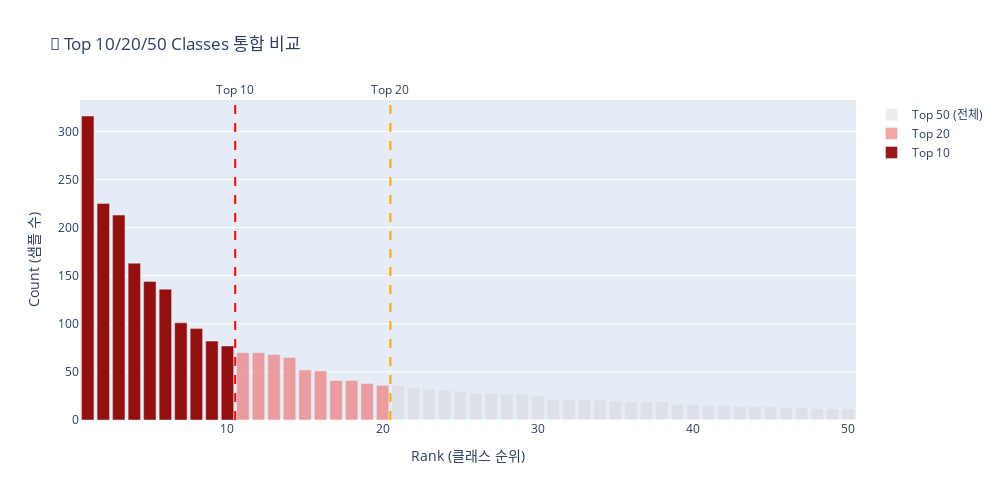

Write notebook code for a chart like this one.
### Code cell
# 1. 계단식(Waterfall) 스타일 비교 차트
fig_combined = go.Figure()

# 배경 (Top 50)
fig_combined.add_trace(go.Bar(
    x=list(range(1, 51)),
    y=top50_vals,
    name='Top 50 (전체)',
    marker_color='lightgray',
    opacity=0.4,
    hovertemplate='<b>Rank %{x}</b><br>Class ID: %{customdata}<br>Count: %{y}<extra></extra>',
    customdata=top50_ids
))

# 중간층 (Top 20)
fig_combined.add_trace(go.Bar(
    x=list(range(1, 21)),
    y=top20_vals,
    name='Top 20',
    marker_color='lightcoral',
    opacity=0.7,
    hovertemplate='<b>Rank %{x}</b><br>Class ID: %{customdata}<br>Count: %{y}<extra></extra>',
    customdata=top20_ids
))

# 최상위 (Top 10)
fig_combined.add_trace(go.Bar(
    x=list(range(1, 11)),
    y=top10_vals,
    name='Top 10',
    marker_color='darkred',
    opacity=0.9,
    hovertemplate='<b>Rank %{x}</b><br>Class ID: %{customdata}<br>Count: %{y}<br><b>Top 10!</b><extra></extra>',
    customdata=top10_ids
))

# 구분선 추가
fig_combined.add_vline(x=10.5, line_dash="dash", line_color="red", 
                      annotation_text="Top 10", annotation_position="top")
fig_combined.add_vline(x=20.5, line_dash="dash", line_color="orange", 
                      annotation_text="Top 20", annotation_position="top")

fig_combined.update_layout(
    title='🎯 Top 10/20/50 Classes 통합 비교',
    xaxis_title='Rank (클래스 순위)',
    yaxis_title='Count (샘플 수)',
    barmode='overlay',  # 오버레이 모드로 겹치기
    height=500,
    width=1000,
    showlegend=True,
    hovermode='x unified'
)

fig_combined.show()

### Figure 1 — Plotly figure (JSON) as saved in the notebook; plotly's stock layout.template omitted (floating-point values rounded to 4 significant figures)
{"data": [{"customdata": [102, 137, 55, 3, 53, 180, 123, 171, 125, 59, 28, 128, 42, 136, 32, 37, 95, 74, 64, 177, 112, 12, 1, 139, 141, 109, 132, 87, 144, 63, 62, 100, 33, 142, 36, 96, 160, 148, 27, 88, 29, 58, 11, 50, 176, 98, 52, 65, 140, 179], "hovertemplate": "<b>Rank %{x}</b><br>Class ID: %{customdata}<br>Count: %{y}<extra></extra>", "marker": {"color": "lightgray"}, "name": "Top 50 (전체)", "opacity": 0.4, "type": "bar", "x": [1, 2, 3, 4, 5, 6, 7, 8, 9, 10, 11, 12, 13, 14, 15, 16, 17, 18, 19, 20, 21, 22, 23, 24, 25, 26, 27, 28, 29, 30, 31, 32, 33, 34, 35, 36, 37, 38, 39, 40, 41, 42, 43, 44, 45, 46, 47, 48, 49, 50], "y": [316, 225, 213, 163, 144, 136, 101, 95, 82, 77, 70, 70, 68, 65, 52, 51, 41, 41, 38, 36, 36, 34, 32, 31, 30, 28, 28, 27, 27, 25, 21, 21, 21, 21, 20, 19, 19, 19, 16, 16, 15, 15, 14, 14, 14, 13, 13, 12, 12, 12]}, {"customdata": [102, 137, 55, 3, 53, 180, 123, 171, 125, 59, 28, 128, 42, 136, 32, 37, 95, 74, 64, 177], "hovertemplate": "<b>Rank %{x}</b><br>Class ID: %{customdata}<br>Count: %{y}<extra></extra>", "marker": {"color": "lightcoral"}, "name": "Top 20", "opacity": 0.7, "type": "bar", "x": [1, 2, 3, 4, 5, 6, 7, 8, 9, 10, 11, 12, 13, 14, 15, 16, 17, 18, 19, 20], "y": [316, 225, 213, 163, 144, 136, 101, 95, 82, 77, 70, 70, 68, 65, 52, 51, 41, 41, 38, 36]}, {"customdata": [102, 137, 55, 3, 53, 180, 123, 171, 125, 59], "hovertemplate": "<b>Rank %{x}</b><br>Class ID: %{customdata}<br>Count: %{y}<br><b>Top 10!</b><extra></extra>", "marker": {"color": "darkred"}, "name": "Top 10", "opacity": 0.9, "type": "bar", "x": [1, 2, 3, 4, 5, 6, 7, 8, 9, 10], "y": [316, 225, 213, 163, 144, 136, 101, 95, 82, 77]}], "layout": {"annotations": [{"showarrow": false, "text": "Top 10", "x": 10.5, "xanchor": "center", "xref": "x", "y": 1, "yanchor": "bottom", "yref": "y domain"}, {"showarrow": false, "text": "Top 20", "x": 20.5, "xanchor": "center", "xref": "x", "y": 1, "yanchor": "bottom", "yref": "y domain"}], "barmode": "overlay", "height": 500, "hovermode": "x unified", "shapes": [{"line": {"color": "red", "dash": "dash"}, "type": "line", "x0": 10.5, "x1": 10.5, "xref": "x", "y0": 0, "y1": 1, "yref": "y domain"}, {"line": {"color": "orange", "dash": "dash"}, "type": "line", "x0": 20.5, "x1": 20.5, "xref": "x", "y0": 0, "y1": 1, "yref": "y domain"}], "showlegend": true, "title": {"text": "🎯 Top 10/20/50 Classes 통합 비교"}, "width": 1000, "xaxis": {"title": {"text": "Rank (클래스 순위)"}}, "yaxis": {"title": {"text": "Count (샘플 수)"}}}}
